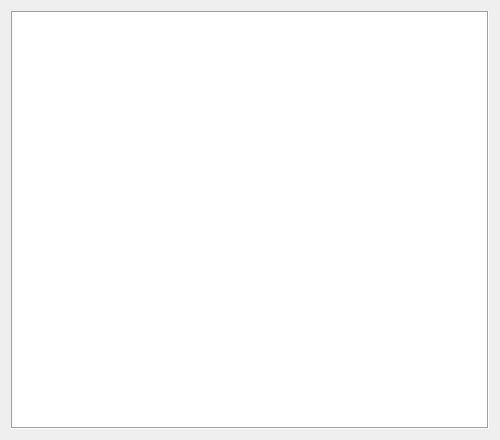
<?xml version="1.0" encoding="UTF-8"?>
<ui version="4.0">
 <class>Form</class>
 <widget class="QWidget" name="Form">
  <property name="windowModality">
   <enum>Qt::ApplicationModal</enum>
  </property>
  <property name="geometry">
   <rect>
    <x>0</x>
    <y>0</y>
    <width>500</width>
    <height>440</height>
   </rect>
  </property>
  <property name="minimumSize">
   <size>
    <width>500</width>
    <height>440</height>
   </size>
  </property>
  <property name="maximumSize">
   <size>
    <width>600</width>
    <height>440</height>
   </size>
  </property>
  <property name="font">
   <font>
    <family>Tahoma</family>
   </font>
  </property>
  <property name="windowTitle">
   <string>Czynności</string>
  </property>
  <property name="windowIcon">
   <iconset resource="../res/main_form.qrc">
    <normaloff>:/icons/res/icon/action.png</normaloff>:/icons/res/icon/action.png</iconset>
  </property>
  <layout class="QHBoxLayout" name="horizontalLayout">
   <item>
    <widget class="QListView" name="lstvw_actions">
     <property name="font">
      <font>
       <family>Tahoma</family>
       <pointsize>10</pointsize>
      </font>
     </property>
     <property name="cursor" stdset="0">
      <cursorShape>ArrowCursor</cursorShape>
     </property>
     <property name="frameShape">
      <enum>QFrame::Box</enum>
     </property>
     <property name="editTriggers">
      <set>QAbstractItemView::NoEditTriggers</set>
     </property>
     <property name="alternatingRowColors">
      <bool>true</bool>
     </property>
     <property name="wordWrap">
      <bool>true</bool>
     </property>
     <property name="itemAlignment">
      <set>Qt::AlignLeading</set>
     </property>
    </widget>
   </item>
  </layout>
 </widget>
 <resources>
  <include location="../res/main_form.qrc"/>
 </resources>
 <connections/>
</ui>
